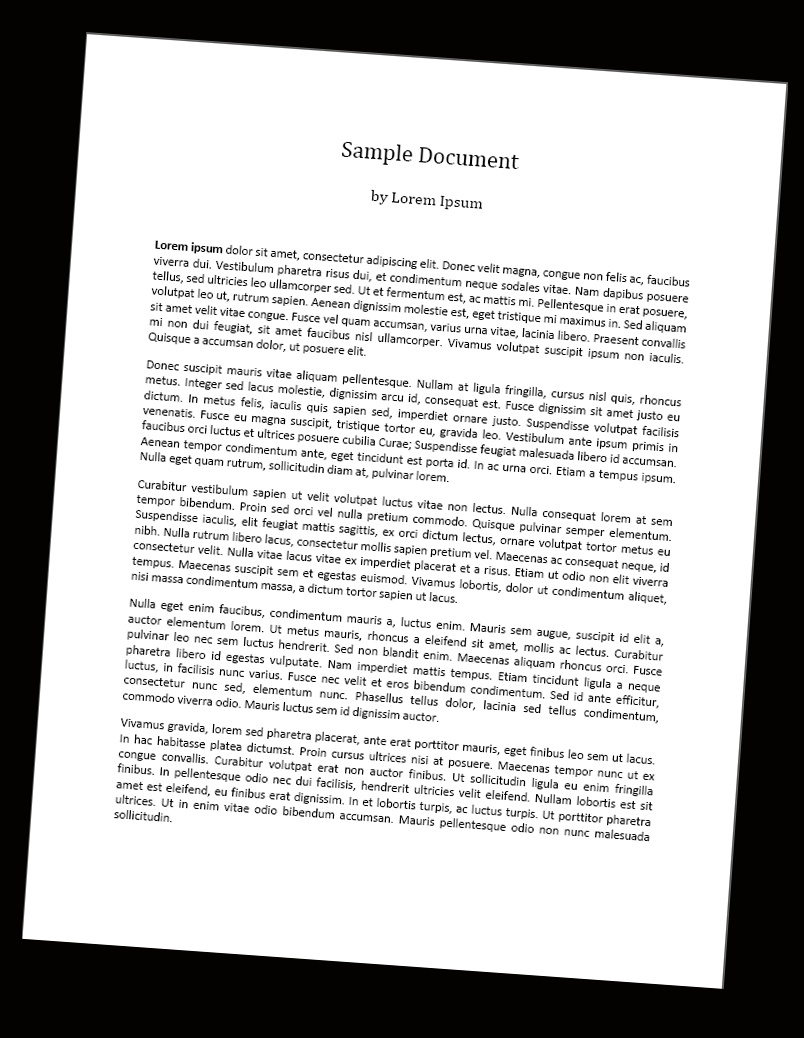
#> input picture Day 16/inputImages/tilted.jpg, 804 x 1038 px, found by its file name
$ python morphologyOperators.py
#> lines starting #> are read from the running program, lines starting #| are printed output that depends on the picture; after the words box and inside, x2 and y2 are one past the last pixel; in counts of white or black regions, pixels touching at a corner belong together
import cv2
import numpy as np
import os

# Create Output Folder
os.makedirs(r"Day 16\outputImages", exist_ok=True)
# Load Image
image = cv2.imread(r"Day 16\inputImages\tilted.jpg")
#> image is the input picture: shape (1038, 804, 3); mean B, G, R 182.7, 183.2, 183.4
if image is None:
    print("Image not found!")
    exit()
# Convert to Grayscale
gray = cv2.cvtColor(image, cv2.COLOR_BGR2GRAY)
# Binary Image
_, binary = cv2.threshold(gray, 127, 255, cv2.THRESH_BINARY)
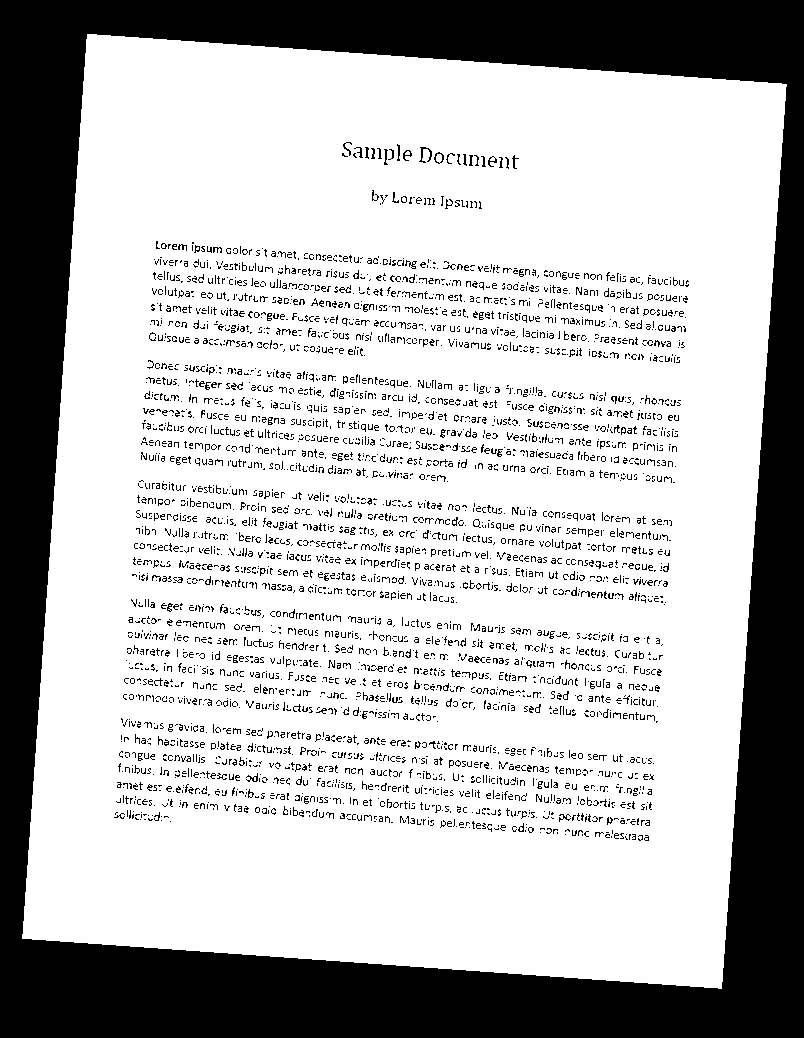
#> binary: shape (1038, 804); 72% white; 3865 black regions (3661 under 20 px), largest, box (x1, y1, x2, y2) and area: (0, 0, 804, 1038) 197971, (419, 147, 432, 163) 72, (434, 152, 444, 164) 44

# Kernel
kernel = np.ones((5, 5), np.uint8)

# Morphological Operations
erosion = cv2.erode(binary, kernel, iterations=1)
#> erosion: shape (1038, 804); 54.5% white; 392 black regions, largest, box (x1, y1, x2, y2) and area: (0, 0, 804, 1038) 204834, (140, 414, 381, 448) 3373, (149, 301, 428, 333) 2806
dilation = cv2.dilate(binary, kernel, iterations=1)
#> dilation: shape (1038, 804); 77.1% white; 1 black region, box (x1, y1, x2, y2) and area: (0, 0, 804, 1038) 191075
opening = cv2.morphologyEx(binary, cv2.MORPH_OPEN, kernel)
#> opening: shape (1038, 804); 66.5% white; 494 black regions (53 under 20 px), largest, box (x1, y1, x2, y2) and area: (0, 0, 804, 1038) 197978, (142, 420, 294, 440) 852, (221, 308, 370, 326) 718
closing = cv2.morphologyEx(binary, cv2.MORPH_CLOSE, kernel)
#> closing: shape (1038, 804); 76.3% white; 1 black region, box (x1, y1, x2, y2) and area: (0, 0, 804, 1038) 197971
gradient = cv2.morphologyEx(binary, cv2.MORPH_GRADIENT, kernel)
#> gradient: shape (1038, 804); 22.6% white; 392 white regions, largest, box (x1, y1, x2, y2) and area: (20, 32, 789, 991) 13759, (140, 414, 381, 448) 3373, (149, 301, 428, 333) 2806
top_hat = cv2.morphologyEx(binary, cv2.MORPH_TOPHAT, kernel)
#> top_hat: shape (1038, 804); 5.6% white in thin lines or dots, all inside (x1, y1, x2, y2) = (115, 84, 787, 989)
black_hat = cv2.morphologyEx(binary, cv2.MORPH_BLACKHAT, kernel)
#> black_hat: shape (1038, 804); 4.2% white in thin lines or dots, all inside (x1, y1, x2, y2) = (114, 142, 689, 841)

# Function to Add Title
def prepare(img, title):
#> called with title = 'Original'
    if len(img.shape) == 2:
        img = cv2.cvtColor(img, cv2.COLOR_GRAY2BGR)

    # Resize every image to same size
    img = cv2.resize(img, (350, 450))
#> img: shape (450, 350, 3)

    cv2.putText(
        img,
        title,
        (15, 35),
        cv2.FONT_HERSHEY_SIMPLEX,
        0.9,
        (0, 255, 0),
        2,
        cv2.LINE_AA,
    )
#> img: shape (450, 350, 3); mean B, G, R 182.5, 184.1, 182.5

    return img

# Prepare Images
images = [
    prepare(binary, "Original"),
    prepare(erosion, "Erosion"),
    prepare(dilation, "Dilation"),
    prepare(opening, "Opening"),
    prepare(closing, "Closing"),
    prepare(gradient, "Gradient"),
    prepare(top_hat, "Top Hat"),
    prepare(black_hat, "Black Hat"),
]
#> in prepare (call 6), `cv2.putText( img, title, (15, 35), cv2.FONT_HERSHEY_SIMPLEX, 0.9, (0, ..`:
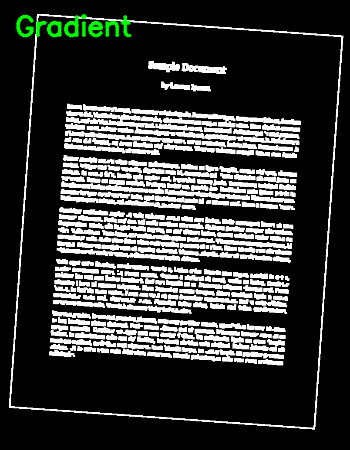
#> img: shape (450, 350, 3); mean B, G, R 57.5, 59.2, 57.5
#> in prepare (call 7), `cv2.putText( img, title, (15, 35), cv2.FONT_HERSHEY_SIMPLEX, 0.9, (0, ..`:
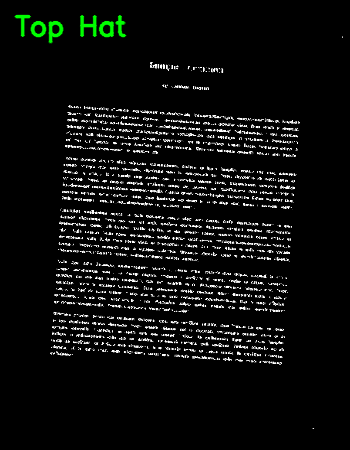
#> img: shape (450, 350, 3); mean B, G, R 14.2, 15.6, 14.2
#> in prepare (call 8), `cv2.putText( img, title, (15, 35), cv2.FONT_HERSHEY_SIMPLEX, 0.9, (0, ..`:
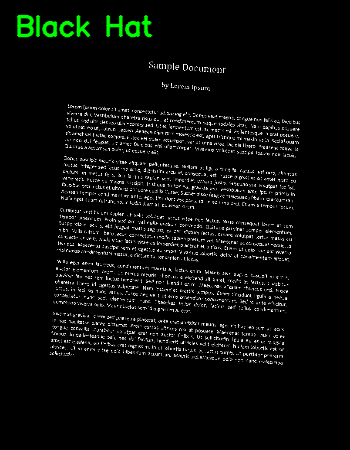
#> img: shape (450, 350, 3); mean B, G, R 10.8, 12.6, 10.8

# Merge into 2 x 4 Grid
row1 = np.hstack(images[:4])
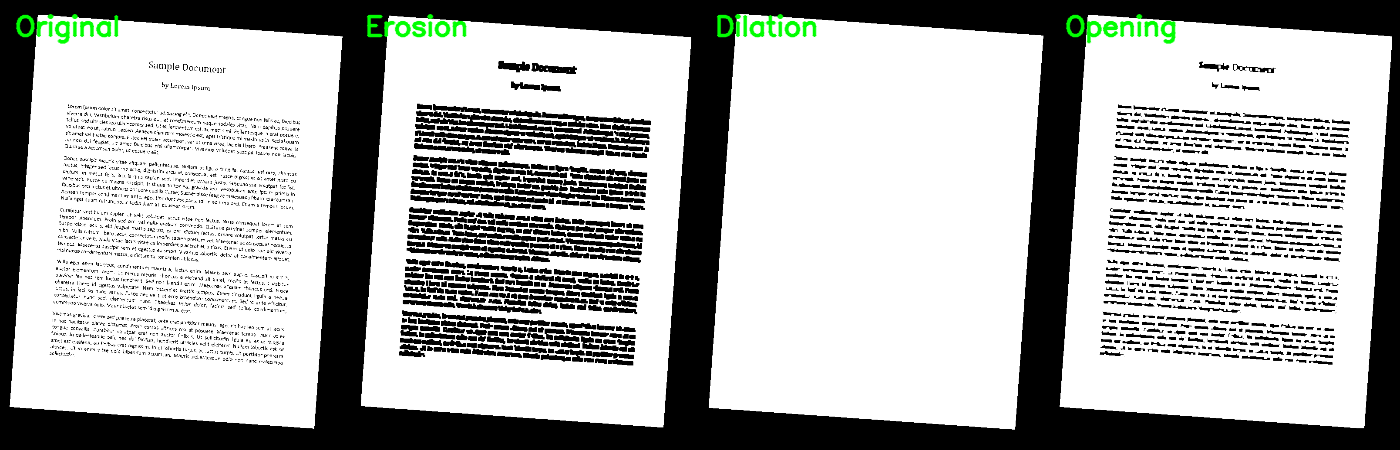
#> row1: shape (450, 1400, 3); mean of channels 0, 1, 2 171, 172.6, 171; drawn as B, G, R
row2 = np.hstack(images[4:])
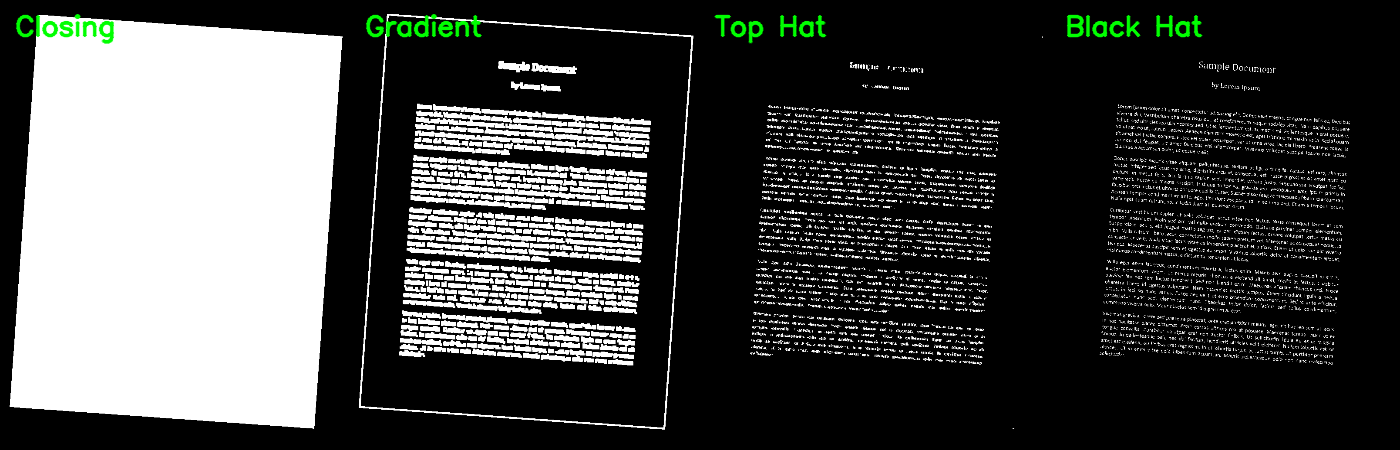
#> row2: shape (450, 1400, 3); mean of channels 0, 1, 2 69, 70.6, 69; drawn as B, G, R

comparison = np.vstack((row1, row2))
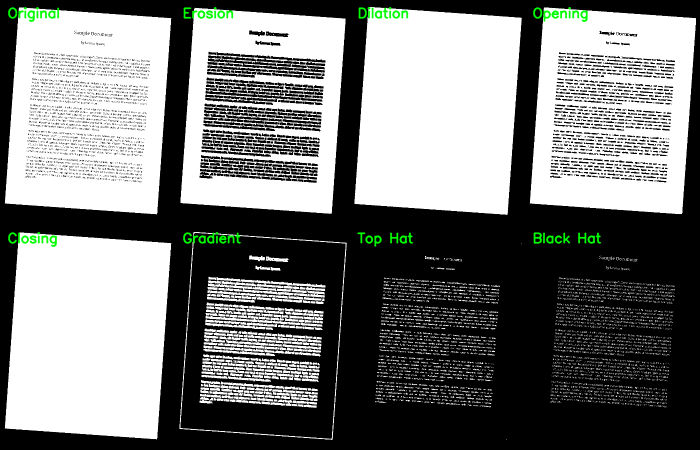
#> comparison: shape (900, 1400, 3) (shown at 1/2 size); mean of channels 0, 1, 2 120, 121.6, 120; drawn as B, G, R

# Save & Show
save_path = r"Day 16\outputImages\morphology_operations_comparison.jpg"
cv2.imwrite(save_path, comparison)
cv2.imshow("Morphological Operations Comparison", comparison)
cv2.waitKey(0)
cv2.destroyAllWindows()
print(f"Saved successfully:\n{save_path}")
